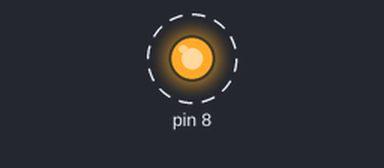
A sketch run on a simulated Arduino Uno, built with avr-gcc and run on an emulated ATmega328P. Shown: output pins drawn as LEDs (lit = HIGH). Dashed ring = blinking.

Above: at 0.2 s.
Timing chart, 0 to 3.0 s (numbered marks = the images above):
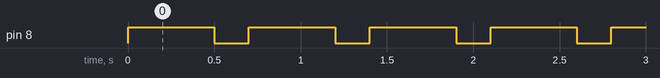

The sketch:

piscapisca.ino
```cpp
void setup() {
  pinMode(8, OUTPUT);
}


void loop() {
  digitalWrite(8, HIGH); //ligado
  delay(500);
  digitalWrite(8, LOW);   //desligado
  delay(200);
}

//link do tinkercad https://www.tinkercad.com/things/ehymkyXkNzL-ponderada-rec?sharecode=5waLv6HZbQYDOhiBfjc4U3U_a3gc7szPyyhChzrKlkI
```

Measured:
- by itself, pin 8: alternates HIGH for 0.50 s and LOW for 0.20 s
